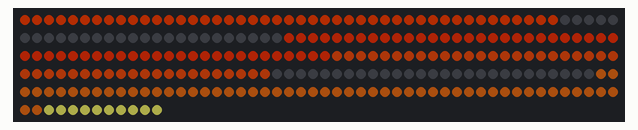
This sketch was run on a simulated ESP32. Shown: 262 RGB LEDs in strip order, left to right, continuing on the next row. Dim RGB values are drawn brighter than linear.

Above: at 4.76 s.
At 15.1 s:
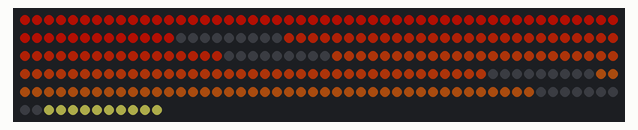

The sketch:

clockColorTest.ino
```cpp
//This Sketch was created to (relatively) easily/rapidly
//test new colors for the digits without having to change
//the core Sketch for the project. The setup and some of
//the functionality is directly borrowed from the main
//Sketch, but uses static numbers that vary between two
//color sets every 5 seconds. I often use this to compare
//8 colors at a time, setting the "bright" variation to
//4 different colors and doing the same for the "dim"
//variation. Once a selected set of colors (I find different
//shades for the 10s and 1s place ensures the close placement
//of these in my version of the clock is visually pleasing).
//Adafruit IO is not used, but it was convenient to use the
//same config.h file and keep the IO setup functions in the Sketch
//to facilitate WiFi connection for ArduinoOTA


#include "time.h"
#include <Adafruit_NeoPixel.h>
#include "config.h"
#include <ArduinoOTA.h>

unsigned long previousMillis = 0;
bool showBright;

//pin for main clock
#define LEDCLOCK_PIN 13

//9*7*4+10, pixels/segment/digit + downlights
#define LEDCLOCK_COUNT 262
//total shelves

//color for "ones" place for left number
int leftOneColor;
//color for "tens" place for left number
int leftTenColor;
//color for "ones" place for right number
int rightOneColor;
//color for "tens" place for right number
int rightTenColor;
//color for the downlights
int downColor;

//max brightness
int clockFaceBrightness = 255;

//strip for the digits
Adafruit_NeoPixel stripClock(LEDCLOCK_COUNT, LEDCLOCK_PIN, NEO_GRB + NEO_KHZ800);

void digitZero(int offset, int colour){
    stripClock.fill(colour, (0 + offset), 27);
    stripClock.fill(colour, (36 + offset), 27);
}

void digitOne(int offset, int colour){
    stripClock.fill(colour, (0 + offset), 9);
    stripClock.fill(colour, (36 + offset), 9);
}

void digitTwo(int offset, int colour){
    stripClock.fill(colour, (0 + offset), 18);
    stripClock.fill(colour, (27 + offset), 9);
    stripClock.fill(colour, (45 + offset), 18);
}

void digitThree(int offset, int colour){
    stripClock.fill(colour, (0 + offset), 18);
    stripClock.fill(colour, (27 + offset), 27);
}

void digitFour(int offset, int colour){
    stripClock.fill(colour, (0 + offset), 9);
    stripClock.fill(colour, (18 + offset), 27);
}

void digitFive(int offset, int colour){
    stripClock.fill(colour, (9 + offset), 45);
}

void digitSix(int offset, int colour){
    stripClock.fill(colour, (9 + offset), 54);
}

void digitSeven(int offset, int colour){
    stripClock.fill(colour, (0 + offset), 18);
    stripClock.fill(colour, (36 + offset), 9);
}

void digitEight(int offset, int colour){
    stripClock.fill(colour, (0 + offset), 63);
}

void digitNine(int offset, int colour){
    stripClock.fill(colour, (0 + offset), 45);
}


//returns a color value
int makeColor(int r, int g, int b){
  return r*65536 + g*256 +b;
}

//code from the project creator that sets up the pixels for each number
void displayNumber(int digitToDisplay, int offsetBy, int colorToUse){
  switch (digitToDisplay){
    case 0:
    digitZero(offsetBy,colorToUse);
      break;
    case 1:
      digitOne(offsetBy,colorToUse);
      break;
    case 2:
    digitTwo(offsetBy,colorToUse);
      break;
    case 3:
    digitThree(offsetBy,colorToUse);
      break;
    case 4:
    digitFour(offsetBy,colorToUse);
      break;
    case 5:
    digitFive(offsetBy,colorToUse);
      break;
    case 6:
    digitSix(offsetBy,colorToUse);
      break;
    case 7:
    digitSeven(offsetBy,colorToUse);
      break;
    case 8:
    digitEight(offsetBy,colorToUse);
      break;
    case 9:
    digitNine(offsetBy,colorToUse);
      break;
    default:
     break;
  }
}

void setup() {
  delay(3000);
  // connect to io.adafruit.com, and the rest of the internet apparently
  io.connect();

  // wait for a connection
  while(io.status() < AIO_CONNECTED) {
    //Serial.print(".");
    delay(500);
  }

  //required for OTA updates, which seem to work sometimes...
  ArduinoOTA
    .onStart([]() {
      String type;
      if (ArduinoOTA.getCommand() == U_FLASH)
        type = "sketch";
      else // U_SPIFFS
        type = "filesystem";

      // NOTE: if updating SPIFFS this would be the place to unmount SPIFFS using SPIFFS.end()
      //Serial.println("Start updating " + type);
    })
    .onEnd([]() {
      //Serial.println("\nEnd");
    })
    .onProgress([](unsigned int progress, unsigned int total) {
      //Serial.printf("Progress: %u%%\r", (progress / (total / 100)));
    })
    .onError([](ota_error_t error) {
      //Serial.printf("Error[%u]: ", error);
      //if (error == OTA_AUTH_ERROR) Serial.println("Auth Failed");
      //else if (error == OTA_BEGIN_ERROR) Serial.println("Begin Failed");
      //else if (error == OTA_CONNECT_ERROR) Serial.println("Connect Failed");
      //else if (error == OTA_RECEIVE_ERROR) Serial.println("Receive Failed");
      //else if (error == OTA_END_ERROR) Serial.println("End Failed");
    });

  ArduinoOTA.begin();

  //start the neopixel strip and set the brightness, then light it up
  stripClock.begin();
  stripClock.setBrightness(clockFaceBrightness);

  //leftOneColor = makeColor(9, 1, 2);
  //leftTenColor = stripClock.gamma32(stripClock.ColorHSV(64443, 227, 10));
  //leftTenColor = makeColor(9, 2, 1);
  //rightOneColor = makeColor(9, 3, 1);
  //rightTenColor = stripClock.gamma32(stripClock.ColorHSV(62622, 227, 10);
  //rightTenColor = makeColor(5, 1, 0);
  //less bright white
  //downColor = stripClock.gamma32(stripClock.ColorHSV(0, 0, 127));

  //less bright white
  //downColor = stripClock.gamma32(stripClock.ColorHSV(10922, 70, 135));


  downColor = stripClock.gamma32(stripClock.ColorHSV(10922, 70, 135));

  stripClock.show();
}

void loop() {

  //check out OTA stuff
  ArduinoOTA.handle();

  //required for AdafruitIO
  //io.run();

  stripClock.clear();

  unsigned long currentMillis = millis();
  //change the 'brightness' setting every 5 seconds to make it easy
  //to test dim and bright, 2 different color sets, or even 8 colors;
  //as noted, I often test 8 colors at a time, then narrow the display
  //to get a feel for a prospective palette
  if (currentMillis - previousMillis >= 5000){
    showBright = !showBright;
    previousMillis = currentMillis;
  }
  if (showBright){
    //doesn't HAVE to be the bright version of a palette, but often is
    leftTenColor = makeColor(45, 20, 4);
    leftOneColor = makeColor(50, 15, 3);
    rightTenColor = makeColor(55, 10, 2);
    rightOneColor = makeColor(60, 5, 1);
    //using 5 and 8, mostly because there's 1 overlapping line where
    //the 10s and 1s place "touch" in my version of the clock
    displayNumber(5, 189, leftTenColor);
    displayNumber(8, 126, leftOneColor);
    displayNumber(5, 63, rightTenColor);
    displayNumber(8, 0, rightOneColor);
  } else {
    //alternate color set or brightness variation
    leftTenColor = (stripClock.ColorHSV(4369, 232, 46));
    leftOneColor = (stripClock.ColorHSV(2912.71, 240, 51));
    rightTenColor = (stripClock.ColorHSV(1820, 245, 56));
    rightOneColor = (stripClock.ColorHSV(2549, 250, 61));

    displayNumber(6, 189, leftTenColor);
    displayNumber(9, 126, leftOneColor);
    displayNumber(6, 63, rightTenColor);
    displayNumber(9, 0, rightOneColor);
  }
  //can use to test variations on the downlighting color
  downColor = stripClock.gamma32(stripClock.ColorHSV(10922, 70, 135));
  stripClock.fill(downColor, 252, 10);
  stripClock.show();
}
```

config.h
```cpp
/************************ Adafruit IO Config *******************************/

// visit io.adafruit.com if you need to create an account,
// or if you need your Adafruit IO key.
// Check out https://github.com/adafruit/Adafruit_IO_Arduino for more info right from the source

#define IO_USERNAME "YOUR_ADAFRUITIO_USERNAME"
#define IO_KEY "YOUR_ADAFRUITIO_KEY"

#define WIFI_SSID "WIFI_SSID"
#define WIFI_PASS "WIFI_PASSWORD"

#include "AdafruitIO_WiFi.h"

#if defined(USE_AIRLIFT) || defined(ADAFRUIT_METRO_M4_AIRLIFT_LITE) ||         \
    defined(ADAFRUIT_PYPORTAL)
// Configure the pins used for the ESP32 connection
#if !defined(SPIWIFI_SS) // if the wifi definition isnt in the board variant
// Don't change the names of these #define's! they match the variant ones
#define SPIWIFI SPI
#define SPIWIFI_SS 10 // Chip select pin
#define NINA_ACK 9    // a.k.a BUSY or READY pin
#define NINA_RESETN 6 // Reset pin
#define NINA_GPIO0 -1 // Not connected
#endif
AdafruitIO_WiFi io(IO_USERNAME, IO_KEY, WIFI_SSID, WIFI_PASS, SPIWIFI_SS,
                   NINA_ACK, NINA_RESETN, NINA_GPIO0, &SPIWIFI);
#else
AdafruitIO_WiFi io(IO_USERNAME, IO_KEY, WIFI_SSID, WIFI_PASS);
#endif
```

Measured:
- what the display in image 0 shows lasts 0.5 s, from 4.5 s to 5.0 s
- what the display in image 1 shows lasts 5.0 s, from 15.0 s to 20.0 s
